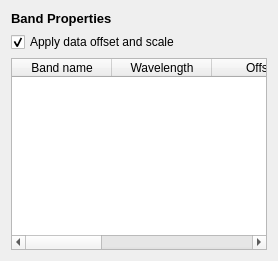
            <widget class="QWidget" name="tab_13">
             <attribute name="icon">
              <iconset resource="../../../../../QGIS3-master/images/images.qrc">
               <normaloff>:/images/themes/default/mIconProperties.svg</normaloff>:/images/themes/default/mIconProperties.svg</iconset>
             </attribute>
             <attribute name="title">
              <string/>
             </attribute>
             <layout class="QVBoxLayout" name="verticalLayout_11">
              <item>
               <widget class="QLabel" name="label_13">
                <property name="font">
                 <font>
                  <pointsize>10</pointsize>
                  <weight>75</weight>
                  <bold>true</bold>
                 </font>
                </property>
                <property name="text">
                 <string>Band Properties</string>
                </property>
               </widget>
              </item>
              <item>
               <widget class="QCheckBox" name="mScaleBands">
                <property name="toolTip">
                 <string/>
                </property>
                <property name="text">
                 <string>Apply data offset and scale</string>
                </property>
                <property name="checked">
                 <bool>true</bool>
                </property>
               </widget>
              </item>
              <item>
               <widget class="QTableWidget" name="mBandProperty">
                <property name="alternatingRowColors">
                 <bool>true</bool>
                </property>
                <column>
                 <property name="text">
                  <string>Band name</string>
                 </property>
                </column>
                <column>
                 <property name="text">
                  <string>Wavelength</string>
                 </property>
                </column>
                <column>
                 <property name="text">
                  <string>Offset</string>
                 </property>
                </column>
                <column>
                 <property name="text">
                  <string>Scale</string>
                 </property>
                </column>
                <column>
                 <property name="text">
                  <string>Show in Z-Profile</string>
                 </property>
                 <property name="toolTip">
                  <string/>
                 </property>
                </column>
                <column>
                 <property name="text">
                  <string>Description</string>
                 </property>
                </column>
               </widget>
              </item>
             </layout>
            </widget>
